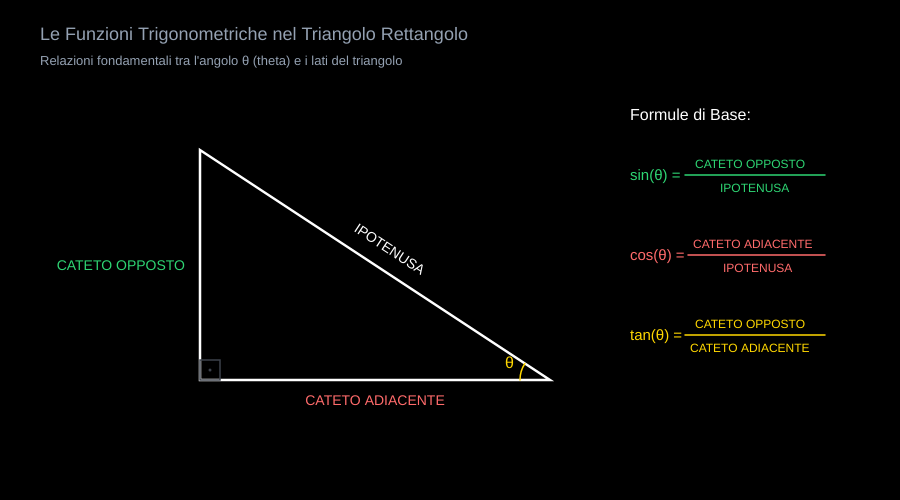
Frame 1 (no input)
Frame 60 (no input): identical to frame 1, image omitted
Frame 120 (the mouse pressed at the canvas centre since frame 60): identical to frame 1, image omitted

The p5.js sketch that drew this single still picture (run headless with seeded random() and noise() and a simulated clock; from frame 60 on, the mouse is pressed at the canvas centre):

// p5.js sketch
// ── sketch.js
// Coordinate dei vertici del triangolo
let xA = 200; // Vertice dell'angolo retto (in basso a sinistra)
let yA = 380;
let xB = 550; // Vertice acuto con l'angolo theta (in basso a destra)
let yB = 380;
let xC = 200; // Vertice superiore (in alto a sinistra)
let yC = 150;

function setup() {
  createCanvas(900, 500); // Dimensione standard uniformata
}

function draw() {
  background(0); // Sfondo nero fisso puro

  // --- 1. TITOLO E INTRODUZIONE ---
  fill(148, 161, 178);
  noStroke();
  textFont('Helvetica');
  textSize(18);
  text("Le Funzioni Trigonometriche nel Triangolo Rettangolo", 40, 40);
  textSize(13);
  text("Relazioni fondamentali tra l'angolo θ (theta) e i lati del triangolo", 40, 65);

  // --- 2. DISEGNO DEL TRIANGOLO RETTANGOLO ---
  stroke(255);
  strokeWeight(2.5);
  noFill();
  triangle(xA, yA, xB, yB, xC, yC);

  // --- 3. QUADRATINO ANGOLO RETTO (in A) ---
  stroke(60, 65, 75);
  strokeWeight(1.5);
  rect(xA, yA - 20, 20, 20);
  fill(60, 65, 75);
  noStroke();
  ellipse(xA + 10, yA - 10, 3, 3);

  // --- 4. ARCHETTO DELL'ANGOLO THETA (in B) ---
  stroke(255, 215, 0); // Giallo per evidenziare l'angolo di riferimento
  strokeWeight(1.5);
  noFill();
  arc(xB, yB, 60, 60, PI, PI + atan2(yA - yC, xB - xA));

  // Simbolo letterale di Theta vicino all'arco
  fill(255, 215, 0);
  noStroke();
  textSize(16);
  text("θ", xB - 45, yB - 12);

  // --- 5. ETICHETTE DEI LATI (NOMI) ---
  textSize(14);
  
  // IPOTENUSA (lato obliquo BC) - CORRETTA: Sempre dritta e leggibile
  fill(255);
  push();
  // Ci posizioniamo nel punto medio del lato obliquo
  translate((xB + xC) / 2 + 12, (yB + yC) / 2 - 12); 
  let angoloIpotenusa = atan2(yC - yB, xC - xB);
  
  // Se l'angolo punta verso sinistra (testo capovolto), aggiungiamo 180 gradi (PI) per raddrizzarlo
  if (angoloIpotenusa < -PI/2 || angoloIpotenusa > PI/2) {
    angoloIpotenusa += PI;
  }
  
  rotate(angoloIpotenusa);
  textAlign(CENTER);
  text("IPOTENUSA", 0, 0);
  pop();

  // Cateto Opposto a theta (lato verticale AC) - in Verde
  fill(46, 213, 115);
  textAlign(RIGHT);
  text("CATETO OPPOSTO", xA - 15, (yA + yC) / 2 + 5);

  // Cateto Adiacente a theta (lato orizzontale AB) - in Rosso
  fill(255, 107, 107);
  textAlign(CENTER);
  text("CATETO ADIACENTE", (xA + xB) / 2, yA + 25);


  // --- 6. FORMULE TRIGONOMETRICHE (A DESTRA) ---
  let formX = 630; // Posizione X della colonna delle formule
  
  // Intestazione colonna
  fill(255);
  textAlign(LEFT);
  textSize(16);
  text("Formule di Base:", formX, 120);

  // Formula del SENO (Verde)
  fill(46, 213, 115);
  textSize(15);
  text("sin(θ) =", formX, 180);
  stroke(46, 213, 115); strokeWeight(1.5);
  line(formX + 55, 175, formX + 195, 175); // Linea di frazione
  noStroke();
  textSize(12);
  text("CATETO OPPOSTO", formX + 65, 168);
  text("IPOTENUSA", formX + 90, 192);

  // Formula del COSENO (Rosso)
  fill(255, 107, 107);
  textSize(15);
  text("cos(θ) =", formX, 260);
  stroke(255, 107, 107); strokeWeight(1.5);
  line(formX + 58, 255, formX + 195, 255); // Linea di frazione
  noStroke();
  textSize(12);
  text("CATETO ADIACENTE", formX + 63, 248);
  text("IPOTENUSA", formX + 93, 272);

  // Formula della TANGENTE (Gialla)
  fill(255, 215, 0);
  textSize(15);
  text("tan(θ) =", formX, 340);
  stroke(255, 215, 0); strokeWeight(1.5);
  line(formX + 55, 335, formX + 195, 335); // Linea di frazione
  noStroke();
  textSize(12);
  text("CATETO OPPOSTO", formX + 65, 328);
  text("CATETO ADIACENTE", formX + 60, 352);
}
